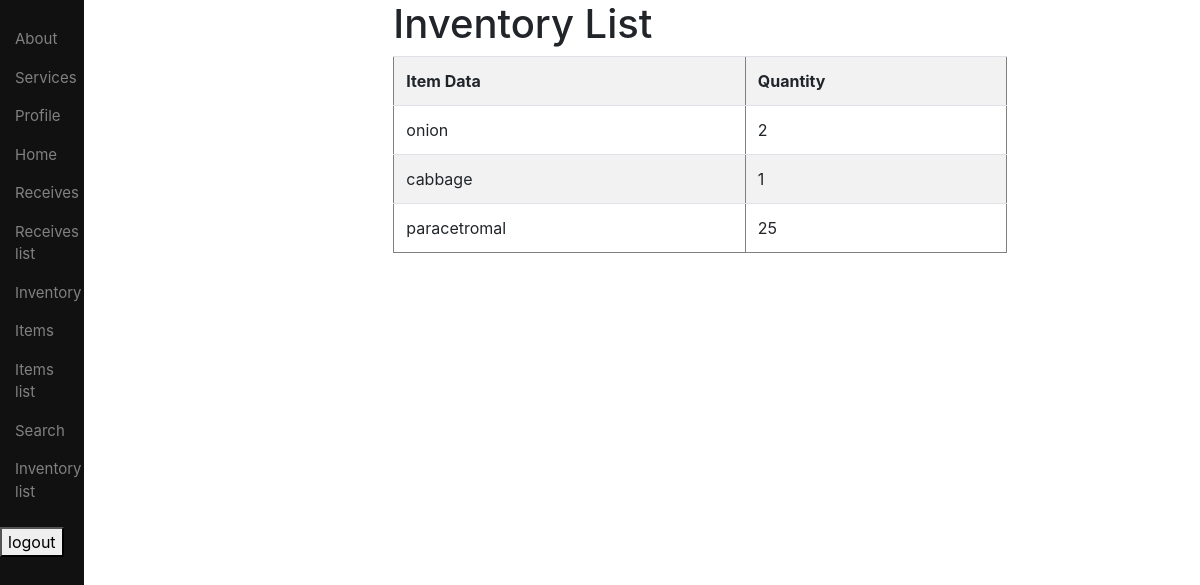
Screenshot of /inventory/ (signed in) with the database file from the repository.
### users/models.py (models this page shows, shortened)
class inventoryModel(models.Model):
    item = models.CharField(max_length=100)
    qty = models.IntegerField()

### users/views.py (the view)
# urls.py: path('inventory/', views.inventory, name='inventory'),
def inventory(request):
    data = inventoryModel.objects.all()
    return render(request, 'users/inventory.html', {'data': data})

### users/templates/users/inventory.html (shortened to what this page needs)
{% extends "users/base.html" %}
{% load crispy_forms_tags %}
{% block content %}
{% if user.is_authenticated %}
    <div class="container">
        <h1>Inventory List</h1>
        <table border="1" class="table table-striped">
            <tr>
                <th>Item Data</th>
                <th>Quantity</th>
            </tr>
            {% for obj in data %}
            <tr>
                <td>{{ obj.item }}</td>
                <td>{{ obj.qty }}</td>
            </tr>
            {% endfor %}
        </table>
    </div>
{% else %}
        <h1>Welcome to our website</h1>
        <h5>Please login or register to access more features.</h5>
{% endif %}
{% endblock%}

### rows the page displays
inventoryModel: item "onion", qty "2"
inventoryModel: item "cabbage", qty "1"
inventoryModel: item "paracetromal", qty "25"
